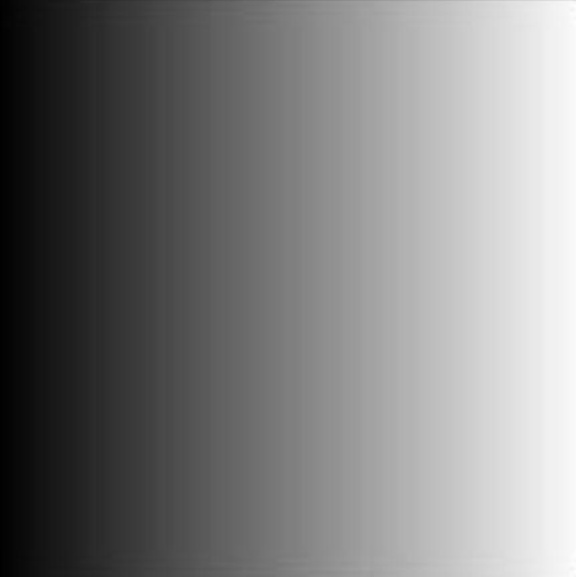
#> input picture gradient.jpg, 576 x 577 px, shrunk from 862 x 864 before the run
$ python 018_threshold.py
#> lines starting #> are read from the running program, lines starting #| are printed output that depends on the picture; after the words box and inside, x2 and y2 are one past the last pixel; in counts of white or black regions, pixels touching at a corner belong together
import cv2
import matplotlib.pyplot as plt


# 简单阈值
img = cv2.imread('gradient.jpg', cv2.IMREAD_GRAYSCALE)
#> img is the input picture: shape (577, 576); min 0, max 255, mean 125.7
ret, thresh1 = cv2.threshold(img, 127, 255, cv2.THRESH_BINARY)
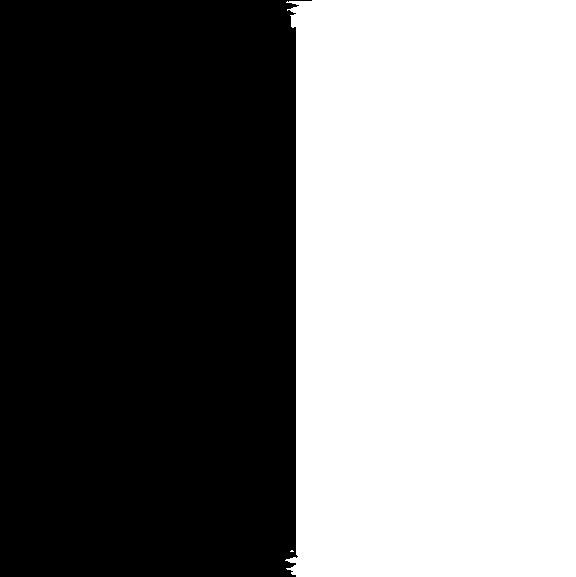
#> thresh1: shape (577, 576); 48.7% white; 2 white regions (1 under 20 px), largest, box (x1, y1, x2, y2) and area: (285, 0, 576, 577) 161750
ret, thresh2 = cv2.threshold(img, 127, 255, cv2.THRESH_BINARY_INV)
ret, thresh3 = cv2.threshold(img, 127, 255, cv2.THRESH_TRUNC)
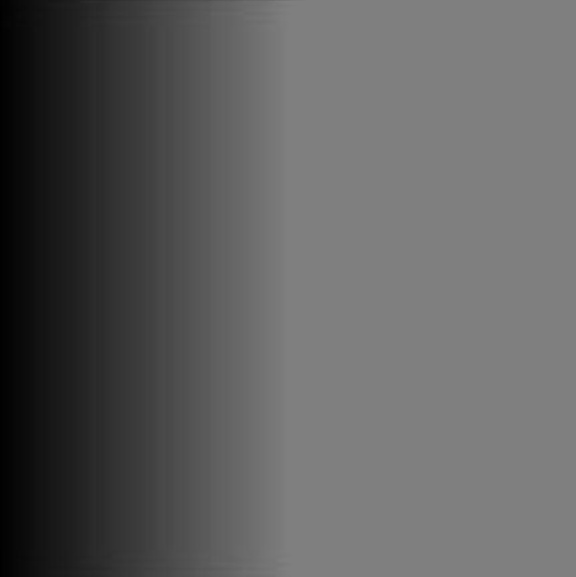
#> thresh3: shape (577, 576); min 0, max 127, mean 95.1
ret, thresh4 = cv2.threshold(img, 127, 255, cv2.THRESH_TOZERO)
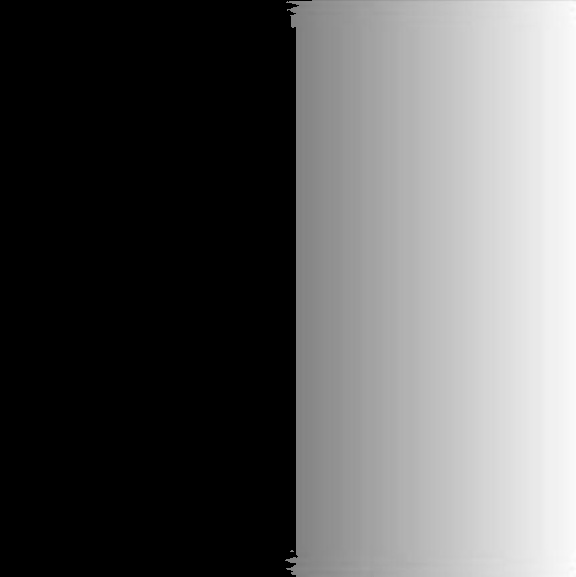
#> thresh4: shape (577, 576); min 0, max 255, mean 92.4
ret, thresh5 = cv2.threshold(img, 127, 255, cv2.THRESH_TOZERO_INV)
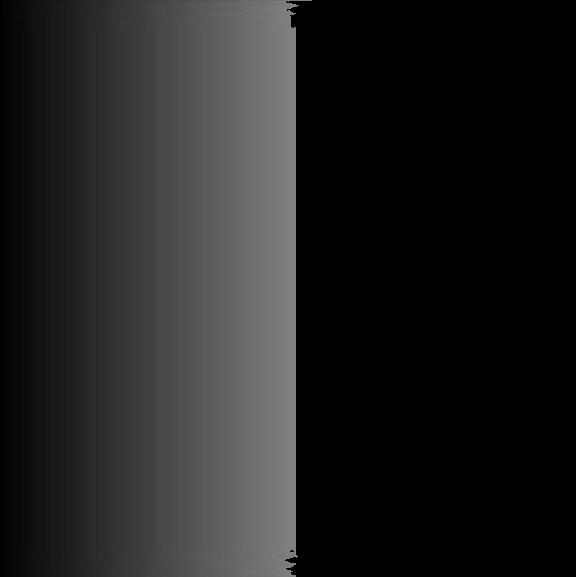
#> thresh5: shape (577, 576); min 0, max 127, mean 33.3

titles = ['Original Image', 'BINARY', 'BINARY_INV', 'TRUNC', 'TOZERO', 'TOZERO_INV']
images = [img, thresh1, thresh2, thresh3, thresh4, thresh5]

# for i in range(6):
#     plt.subplot(2, 3, i + 1), plt.imshow(images[i], 'gray')
#     plt.title(titles[i])
#     plt.xticks([]), plt.yticks([])
#
# plt.show()

# -----------------------------------------------

# 自适应阈值

# img = cv2.imread('dave.jpg', cv2.IMREAD_GRAYSCALE)
# # 中值滤波
# img = cv2.medianBlur(img, 5)
#
# ret, th1 = cv2.threshold(img, 127, 255, cv2.THRESH_BINARY)
# # 11为Block size，2为C值
# th2 = cv2.adaptiveThreshold(img, 255, cv2.ADAPTIVE_THRESH_MEAN_C,
#                             cv2.THRESH_BINARY, 11, 2)
# th3 = cv2.adaptiveThreshold(img, 255, cv2.ADAPTIVE_THRESH_GAUSSIAN_C,
#                             cv2.THRESH_BINARY, 11, 2)
# titles = ['Original Image', 'Global Thresholding (v = 127)',
#           'Adaptive Mean Thresholding', 'Adaptive Gaussian Thresholding']
# images = [img, th1, th2, th3]
#
# for i in range(4):
#     plt.subplot(2, 2, i + 1), plt.imshow(images[i], 'gray')
#     plt.title(titles[i])
#     plt.xticks([]), plt.yticks([])
#
# plt.show()

# -----------------------------------------------

# Otsu's 二值化

img = cv2.imread('noise.jpg', 0)
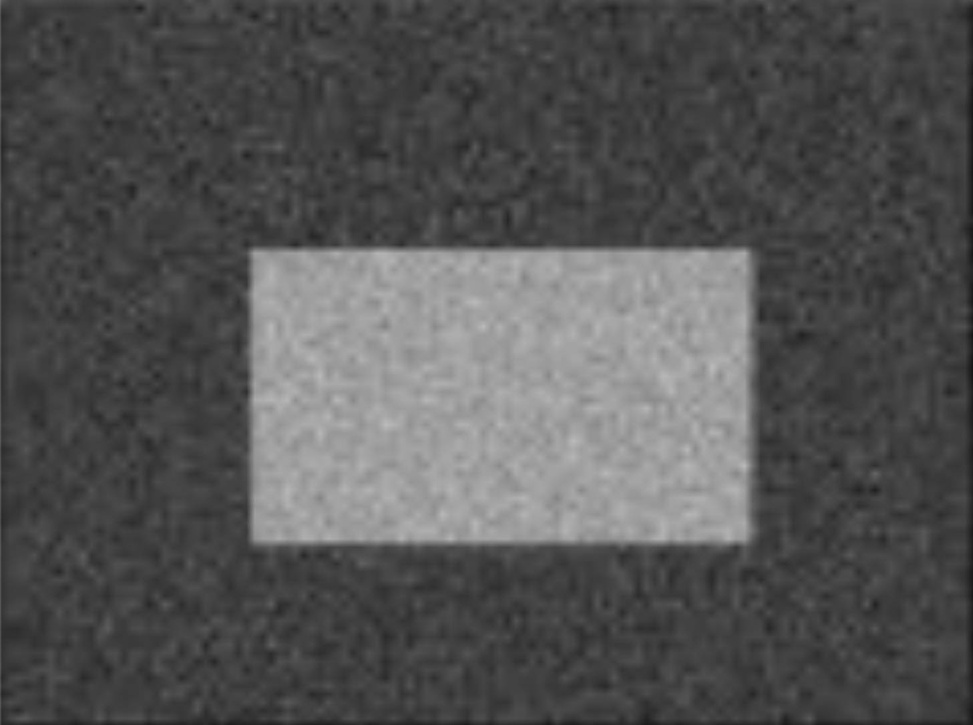
#> input picture noise.jpg, 973 x 725 px, shrunk from 1457 x 1085 before the run
#> img is the input picture: shape (725, 973); min 21, max 187, mean 83.6

# 全局阈值
ret1, th1 = cv2.threshold(img, 127, 255, cv2.THRESH_BINARY)
#> th1: shape (725, 973); 20.5% white; 1 white region, box (x1, y1, x2, y2) and area: (250, 249, 751, 544) 144845

# Otsu's 阈值
ret2, th2 = cv2.threshold(img, 0, 255, cv2.THRESH_BINARY + cv2.THRESH_OTSU)
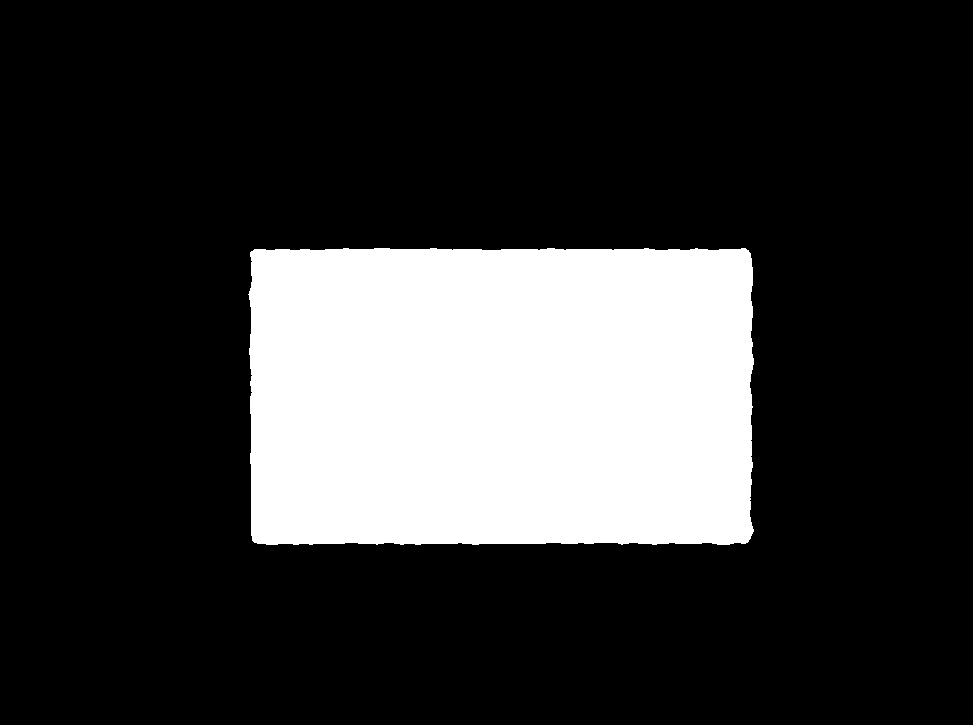
#> th2: shape (725, 973); 20.9% white; 1 white region, box (x1, y1, x2, y2) and area: (248, 248, 754, 545) 147720
#> ret2 = 110

# 先滤波，再二值
blur = cv2.GaussianBlur(img, (5, 5), 0)
ret3, th3 = cv2.threshold(blur, 0, 255, cv2.THRESH_BINARY + cv2.THRESH_OTSU)
#> th3: shape (725, 973); 20.9% white; 1 white region, box (x1, y1, x2, y2) and area: (249, 248, 754, 545) 147744
#> ret3 = 110

images = [img, 0, th1,
          img, 0, th2,
          blur, 0, th3]
titles = ['Original Noisy Image', 'Histogram', 'Global Thresholding (v=127)',
          'Original Noisy Image', 'Histogram', "Otsu's Thresholding",
          'Gaussian filtered Image', 'Histogram', "Otsu's Thresholding"]

for i in range(3):
    plt.subplot(3, 3, i * 3 + 1), plt.imshow(images[i * 3], 'gray')
    plt.title(titles[i * 3]), plt.xticks([]), plt.yticks([])
    plt.subplot(3, 3, i * 3 + 2), plt.hist(images[i * 3].ravel(), 256)
    plt.title(titles[i * 3]), plt.xticks([]), plt.yticks([])
    plt.subplot(3, 3, i * 3 + 3), plt.imshow(images[i * 3 + 2], 'gray')
    plt.title(titles[i * 3]), plt.xticks([]), plt.yticks([])
plt.show()
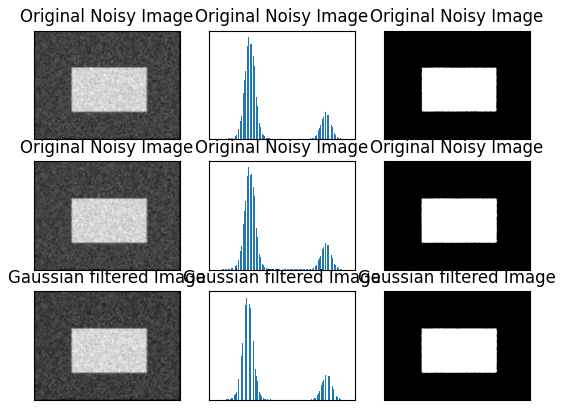
#> figure drawn by matplotlib, 9 panels
